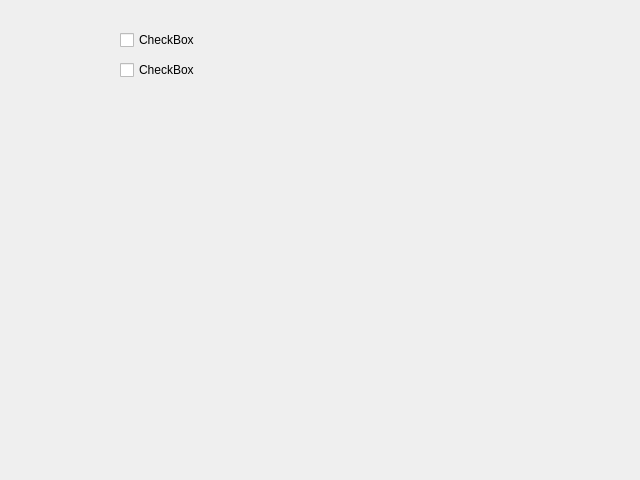
<?xml version="1.0" encoding="UTF-8"?>
<ui version="4.0">
 <class>Form</class>
 <widget class="QWidget" name="Form">
  <property name="geometry">
   <rect>
    <x>0</x>
    <y>0</y>
    <width>640</width>
    <height>480</height>
   </rect>
  </property>
  <property name="windowTitle">
   <string>Form</string>
  </property>
  <widget class="QCheckBox" name="checkBox">
   <property name="geometry">
    <rect>
     <x>120</x>
     <y>30</y>
     <width>87</width>
     <height>20</height>
    </rect>
   </property>
   <property name="text">
    <string>CheckBox</string>
   </property>
  </widget>
  <widget class="QCheckBox" name="checkBox_2">
   <property name="geometry">
    <rect>
     <x>120</x>
     <y>60</y>
     <width>87</width>
     <height>20</height>
    </rect>
   </property>
   <property name="text">
    <string>CheckBox</string>
   </property>
  </widget>
 </widget>
 <resources/>
 <connections/>
</ui>
